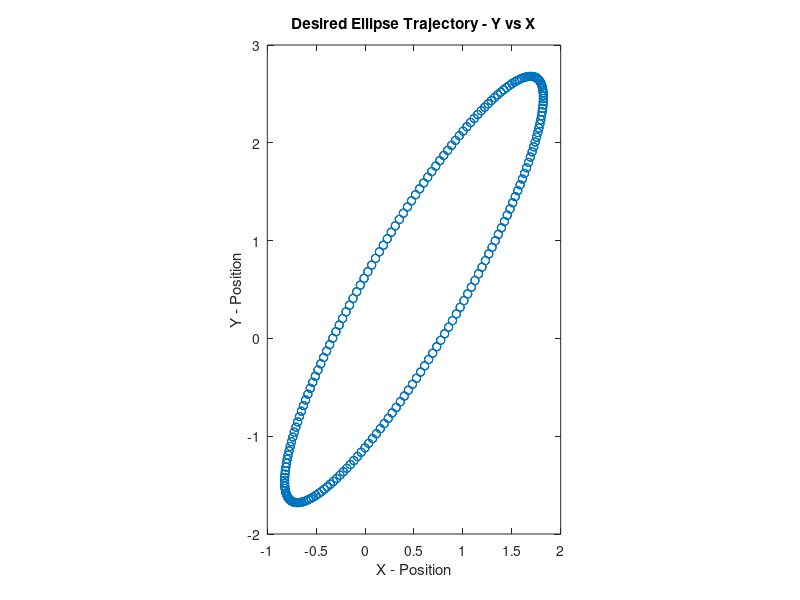

Source code (MATLAB): (Note: this script raises an error after producing the figure.)
clc;

% general parameters
global l1 l2 T w tstep; 
% ellipse/circle parameters
global S1 S2 R; 

l1 = 2.5; 
l2 = 2;  
T = 20;
w = 2*pi / T; % angular velocity 
R = 1.5;
S1 = 2.5;
S2 = 0.5;
tstep = 0.1;
time_vec = 0:tstep:3*T;


%% Ellipse trajectory

% ellipse trajectory desired position and velocity 
xd_e = 0.5 + S1*cos(pi/3)*cos(w*time_vec) - S2*sin(pi/3)*sin(w*time_vec);
yd_e = 0.5 + S1*sin(pi/3)*cos(w*time_vec) + S2*cos(pi/3)*sin(w*time_vec);
xddot_e = -S1*cos(pi/3)*w*sin(w*time_vec) -S2*sin(pi/3)*w*cos(w*time_vec);
yddot_e = -S1*sin(pi/3)*w*sin(w*time_vec) +S2*cos(pi/3)*w*cos(w*time_vec);

figure(1);
plot(xd_e, yd_e,'o');
daspect([1 1 1]);
xlabel("X - Position");
ylabel("Y - Position");
title("Desired Ellipse Trajectory - Y vs X");

% initial joint values: assume phi = theta1 = theta2 = 0
th_ic_e = [xd_e(1) - l1 - l2; yd_e(1); 0; 0; 0]; % x, y, phi, theta1, theta2

% integrate angles using ODE45
[t, Th] = ode45(@(t, th)openLoopJointSpaceControl(t, th, xddot_e,yddot_e), time_vec, th_ic_e);

% compute actual end-effector trajectory 
% xe = x + l1*cos(phi+theta1) + l2*cos(phi+theta1+theta2)
x_act_e = Th(:,1) + l1 * cos(Th(:,3) + Th(:,4)) + l2 * cos(Th(:,3) + Th(:,4) + Th(:,5)); 
% ye = y + l1*sin(phi+theta1) + l2*sin(phi+theta1+theta2)
y_act_e = Th(:,2) + l1 * sin(Th(:,3) + Th(:,4)) + l2 * sin(Th(:,3) + Th(:,4) + Th(:,5)); 

% Display the results 
figure(2);
plot(x_act_e, y_act_e,'o');
daspect([1 1 1]);
xlabel("X - Position");
ylabel("Y - Position");
title("Actual Ellipse Trajectory - Y vs X");


% actual trajectory animation
figure(3);
for i=1:length(time_vec) 
    clf('reset')
    % plot end effector pos
    plot(x_act_e(i), y_act_e(i), 'o','Color','blue'); hold on
    % plot base center
    plot(Th(i, 1), Th(i, 2), 'o','Color','black');
    % plot base forward direction 
    fdirx = [Th(i, 1) Th(i, 1)+cos(Th(i, 3))];
    fdiry = [Th(i, 2) Th(i, 2)+sin(Th(i, 3))];
    plot(fdirx, fdiry,'color', "red", 'LineWidth', 3);

    % plot links
    link1x = [Th(i, 1) Th(i, 1)+l1*cos(Th(i, 3)+Th(i, 4))];
    link1y = [Th(i, 2) Th(i, 2)+l1*sin(Th(i, 3)+Th(i, 4))];
    link2x = [Th(i, 1)+l1*cos(Th(i, 3)+Th(i, 4)) Th(i, 1)+l1*cos(Th(i, 3)+Th(i, 4))+l2*cos(Th(i, 3)+Th(i, 4)+Th(i, 5))];
    link2y = [Th(i, 2)+l1*sin(Th(i, 3)+Th(i, 4)) Th(i, 2)+l1*sin(Th(i, 3)+Th(i, 4))+l2*sin(Th(i, 3)+Th(i, 4)+Th(i, 5))];
    plot(link1x, link1y,'color', "#0072BD", 'LineWidth', 1);
    plot(link2x, link2y,'color', "#D95319", 'LineWidth', 1);

    title('Ellipse Trajectory Animation');
    grid on;
    
    xlim([-5 5]);
    ylim([-5 5]);
    drawnow;
end






% square trajectory 
time_vec_side_normalized = 0:tstep/(T/4):1;
time_vec_side_normalized(end)=[]; % remove last item to avoid corner duplication 
side = 3.5;
side_min = 1 - side / 2;
side_max = 1 + side / 2;
% POSITION
% bottom side
xd_s = side_min + time_vec_side_normalized * (side_max - side_min);
yd_s = side_min + time_vec_side_normalized * 0;
% right side 
xd_s = [xd_s, side_max + time_vec_side_normalized * 0];
yd_s = [yd_s, side_min + time_vec_side_normalized * (side_max - side_min)];
% top side
xd_s = [xd_s, side_max - time_vec_side_normalized * (side_max - side_min)];
yd_s = [yd_s, side_max + time_vec_side_normalized * 0]; 
% left side 
xd_s = [xd_s, side_min + time_vec_side_normalized * 0];
yd_s = [yd_s, side_max - time_vec_side_normalized * (side_max - side_min)];

step_vel = (xd_s(2) - xd_s(1)) / tstep;
% VELOCITY
% bottom side 
xddot_s = step_vel * ones(1, length(time_vec_side_normalized));
yddot_s = zeros(1, length(time_vec_side_normalized));
% right side 
xddot_s = [xddot_s, zeros(1, length(time_vec_side_normalized))];
yddot_s = [yddot_s, step_vel * ones(1, length(time_vec_side_normalized))];
% top side
xddot_s = [xddot_s, -step_vel * ones(1, length(time_vec_side_normalized))];
yddot_s = [yddot_s, zeros(1, length(time_vec_side_normalized))];
% left side 
xddot_s = [xddot_s, zeros(1, length(time_vec_side_normalized))];
yddot_s = [yddot_s, -step_vel * ones(1, length(time_vec_side_normalized))];

% three cycles 
xd_s = [xd_s, xd_s, xd_s];
yd_s = [yd_s, yd_s, yd_s];
xddot_s = [xddot_s, xddot_s, xddot_s];
yddot_s = [yddot_s, yddot_s, yddot_s];
% add last corner for size consistency with time_vec
xd_s = [xd_s, xd_s(1)];
yd_s = [yd_s, yd_s(1)];
xddot_s = [xddot_s, xddot_s(1)];
yddot_s = [yddot_s, yddot_s(1)];

figure(4);
plot(xd_s, yd_s,'o');
daspect([1 1 1]);
xlabel("X - Position");
ylabel("Y - Position");
title("Desired Square Trajectory - Y vs X");



% initial joint values: assume phi = theta1 = theta2 = 0
th_ic_s = [xd_s(1) - l1 - l2; yd_s(1); 0; 0; 0]; % x, y, phi, theta1, theta2


% integrate angles using ODE45
[t, Th] = ode45(@(t, th)openLoopJointSpaceControl(t, th, xddot_s,yddot_s), time_vec, th_ic_s);

% compute actual end-effector trajectory 
% xe = x + l1*cos(phi+theta1) + l2*cos(phi+theta1+theta2)
x_act_s = Th(:,1) + l1 * cos(Th(:,3) + Th(:,4)) + l2 * cos(Th(:,3) + Th(:,4) + Th(:,5)); 
% ye = y + l1*sin(phi+theta1) + l2*sin(phi+theta1+theta2)
y_act_s = Th(:,2) + l1 * sin(Th(:,3) + Th(:,4)) + l2 * sin(Th(:,3) + Th(:,4) + Th(:,5)); 

% Display the results 
figure(5);
plot(x_act_s, y_act_s,'o');
daspect([1 1 1]);
xlabel("X - Position");
ylabel("Y - Position");
title("Actual Square Trajectory - Y vs X");

% actual trajectory animation
figure(6);
for i=1:length(time_vec) 
    clf('reset')
    % plot end effector pos
    plot(x_act_s(i), y_act_s(i), 'o','Color','blue'); hold on
    % plot base center
    plot(Th(i, 1), Th(i, 2), 'o','Color','black');
    % plot base forward direction 
    fdirx = [Th(i, 1) Th(i, 1)+cos(Th(i, 3))];
    fdiry = [Th(i, 2) Th(i, 2)+sin(Th(i, 3))];
    plot(fdirx, fdiry,'color', "red", 'LineWidth', 3);

    % plot links
    link1x = [Th(i, 1) Th(i, 1)+l1*cos(Th(i, 3)+Th(i, 4))];
    link1y = [Th(i, 2) Th(i, 2)+l1*sin(Th(i, 3)+Th(i, 4))];
    link2x = [Th(i, 1)+l1*cos(Th(i, 3)+Th(i, 4)) Th(i, 1)+l1*cos(Th(i, 3)+Th(i, 4))+l2*cos(Th(i, 3)+Th(i, 4)+Th(i, 5))];
    link2y = [Th(i, 2)+l1*sin(Th(i, 3)+Th(i, 4)) Th(i, 2)+l1*sin(Th(i, 3)+Th(i, 4))+l2*sin(Th(i, 3)+Th(i, 4)+Th(i, 5))];
    plot(link1x, link1y,'color', "#0072BD", 'LineWidth', 1);
    plot(link2x, link2y,'color', "#D95319", 'LineWidth', 1);

    title('Square Animation');
    daspect([1 1 1]);
    grid on;
    xlim([-8 5]);
    ylim([-8 5]);
    drawnow;
end





function dth = openLoopJointSpaceControl(t, th, xddot, yddot)
    global l1 l2 tstep;

    % compute Jacobian with added constraint: theta1dot + theta2dot = 0
    Jp = [1, 0, -l1*sin(th(3)+th(4))-l2*sin(th(3)+th(4)+th(5)), -l1*sin(th(3)+th(4))-l2*sin(th(3)+th(4)+th(5)), -l2*sin(th(3)+th(4)+th(5));
          0, 1, l1*cos(th(3)+th(4))+l2*cos(th(3)+th(4)+th(5)), l1*cos(th(3)+th(4))+l2*cos(th(3)+th(4)+th(5)), l2*cos(th(3)+th(4)+th(5));     
          -sin(th(3)), cos(th(3)), 0, 0, 0;
          0, 0, 0, 1, 0];

    % compute open-loop theta dot
    t_idx = 1+int32(t/tstep);
    dth_openloop = pinv(Jp) * [xddot(t_idx); yddot(t_idx); 0; 0]; 
    
    % no feedback
    dth = dth_openloop;
end
